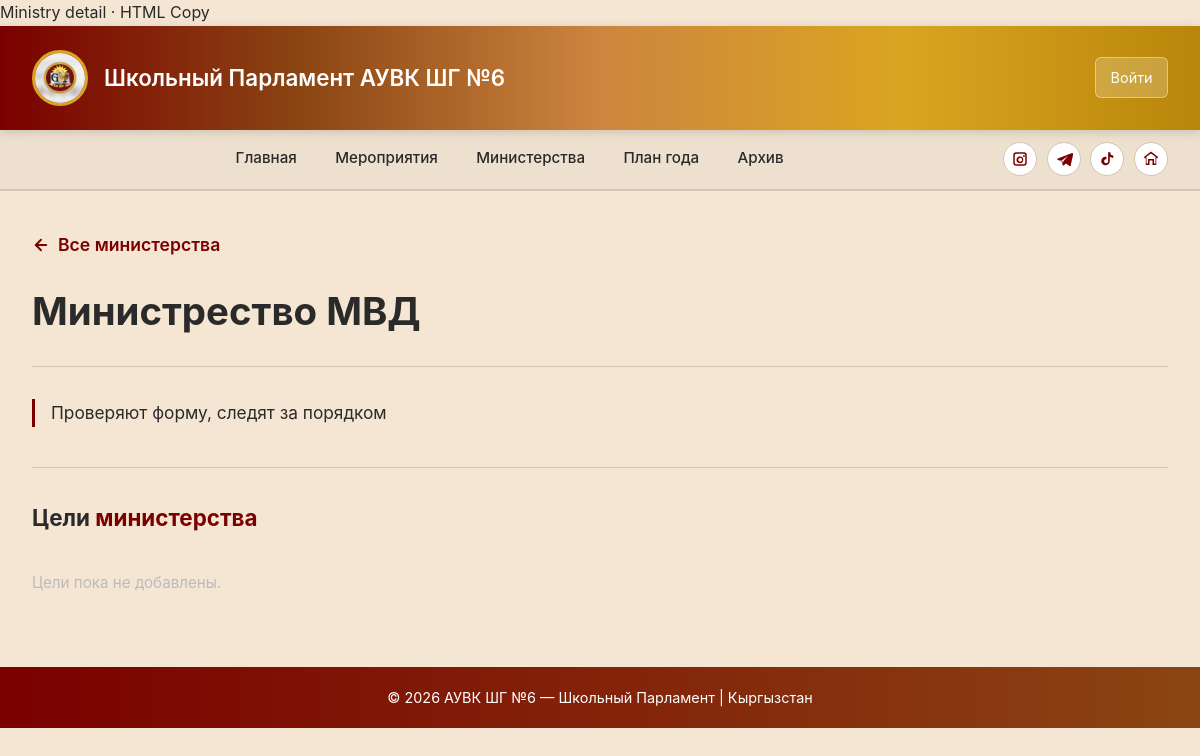
The page /events/ministries/2/ on the database as committed earlier.
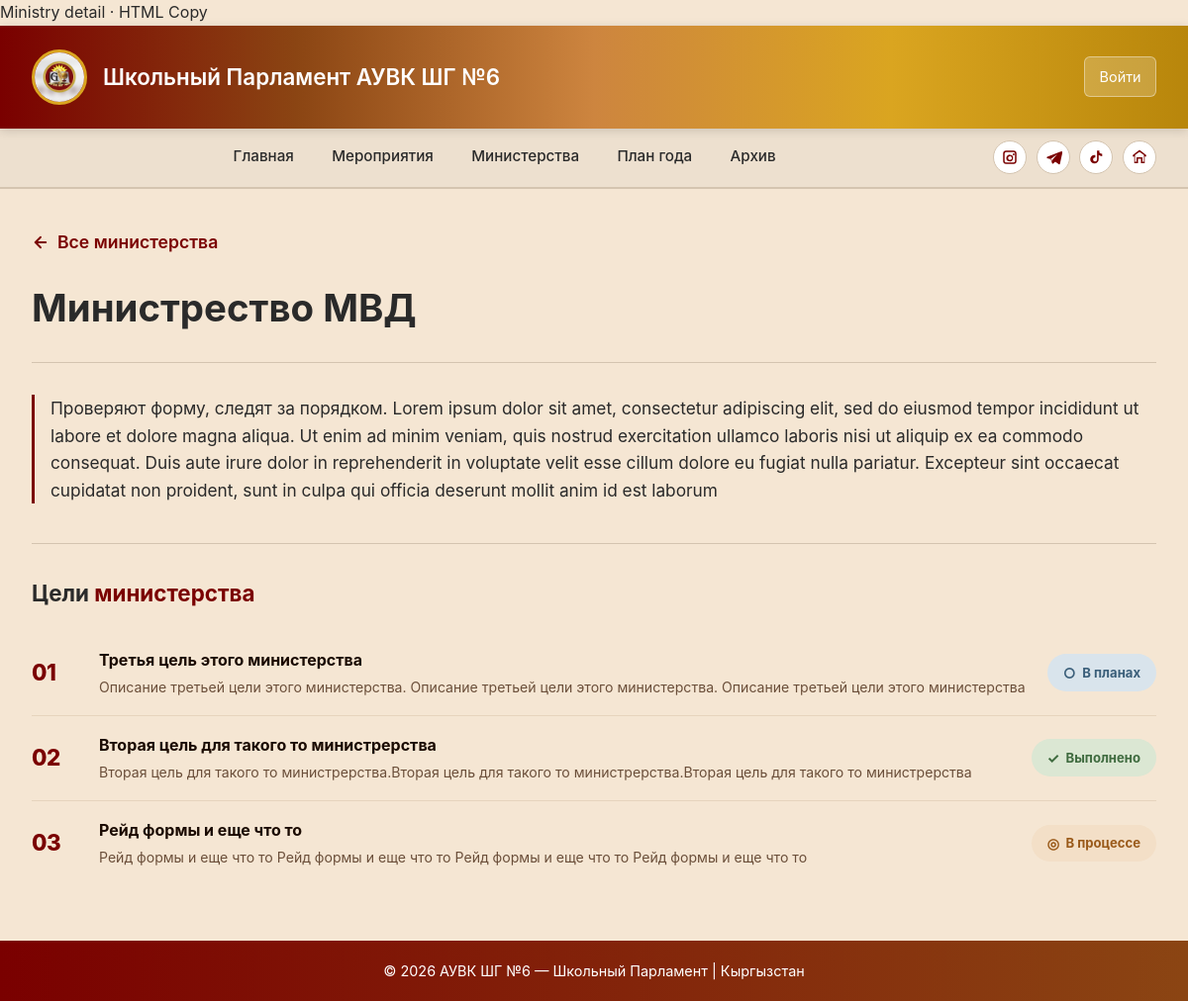
The same page on the database as committed later.
### apps/ministries/models.py (models this page shows, shortened)
class Ministries(models.Model):
    name = models.CharField(max_length=50,blank=False,null=False)
    description = models.TextField(blank=False)
    image = models.ImageField(upload_to='images',blank=True)
    class Meta:
        verbose_name = 'Министерство'
        verbose_name_plural = 'Министерства'

class MinistryGoals(models.Model):
    name = models.CharField(max_length=100,blank=False)
    description = models.TextField(max_length=150,blank=False)
    status = models.CharField(max_length=20,choices=Status.choices,default=Status.TODO)
    ministry = models.ForeignKey(Ministries,on_delete=models.CASCADE,blank=False,related_name='goals')
    created_at = models.DateTimeField(auto_now_add=True)
    class Meta:
        verbose_name = 'Цели министерства'
        verbose_name_plural = 'Цели министерств'
        ordering = ['-created_at']

### apps/events/views.py (the view)
# urls.py: path("ministries/<int:ministry_id>/", views.ministry_detail, name="ministry_detail"),
def ministry_detail(request,ministry_id):
    ministry = get_object_or_404(Ministries,id=ministry_id)
    goals = ministry.goals.all()
    return render(request,'events/ministry_detail.html',{"ministry":ministry,"goals":goals})

### templates/events/ministry_detail.html (shortened to what this page needs)
{% extends "base_parlament.html" %}
{% load static %}
{% block content %}
<a href="{% url 'ministries_list' %}" class="back-link">
    <svg width="18" height="18" viewBox="0 0 24 24" fill="none" stroke="currentColor" stroke-width="2.5" stroke-linecap="round" stroke-linejoin="round">
        <line x1="19" y1="12" x2="5" y2="12"/>
        <polyline points="12 19 5 12 12 5"/>
    </svg>
    Все министерства
</a>
<div class="ministry-header">
    <h1>{{ ministry.name }}</h1>
    <hr class="section-divider">
    <p class="ministry-desc">{{ ministry.description }}</p>
</div>
<hr class="section-divider">
<div class="goals-section-title">Цели <span>министерства</span></div>
<div class="goals-list">
    {% for goal in goals %}
    <div class="goal-item">
        <div class="goal-number">{{ forloop.counter|stringformat:"02d" }}</div>
        <div class="goal-left">
            <div class="goal-name">{{ goal.name }}</div>
            <div class="goal-description">{{ goal.description }}</div>
        </div>
        <div class="goal-status
            {% if goal.status == 'todo' %}status-todo
            {% elif goal.status == 'in_progress' %}status-inprogress
            {% else %}status-done{% endif %}">
            {% if goal.status == 'todo' %}
                <span class="status-icon">○</span> В планах
            {% elif goal.status == 'in_progress' %}
                <span class="status-icon">◎</span> В процессе
            {% else %}
                <span class="status-icon">✓</span> Выполнено
            {% endif %}
        </div>
    </div>
    {% empty %}
    <p class="no-goals">Цели пока не добавлены.</p>
    {% endfor %}
</div>
{% endblock %}

Rows that differ between the two databases and show on the page:
changed Ministries "Министрество МВД": description "Проверяют форму, следят за порядком" → "Проверяют форму, следят за порядком. Lorem ipsum dolor sit amet, consectetur adipiscing elit, sed do eiusmod tempor incididunt ut labore et dolore magna aliqua. Ut enim ad minim veniam, quis nostrud exercitation ullamco laboris nisi ut aliquip ex ea commodo consequat. Duis aute irure dolor in reprehenderit in voluptate velit esse cillum dolore eu fugiat nulla pariatur. Excepteur sint occaecat cupidatat non proident, sunt in culpa qui officia deserunt mollit anim id est laborum"
added MinistryGoals: name "Третья цель этого министерства", description "Описание третьей цели этого министерства. Описание третьей цели этого министерства. Описание третьей цели этого министерства", status "В планах"
added MinistryGoals: name "Вторая цель для такого то министрерства", description "Вторая цель для такого то министрерства.Вторая цель для такого то министрерства.Вторая цель для такого то министрерства", status "Выполнено"
added MinistryGoals: name "Рейд формы и еще что то", description "Рейд формы и еще что то Рейд формы и еще что то Рейд формы и еще что то Рейд формы и еще что то", status "В процессе"
Other text that changed with them:
text no longer shown: "Цели пока не добавлены."
